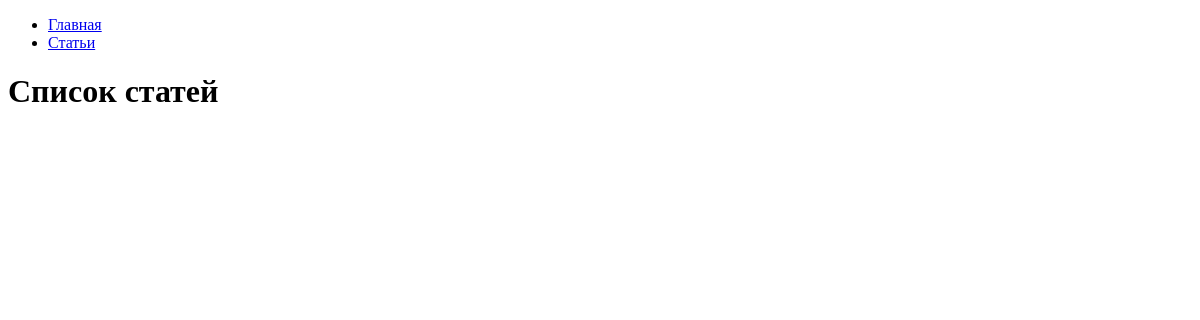
/articles/, run on an earlier commit of the app's database.
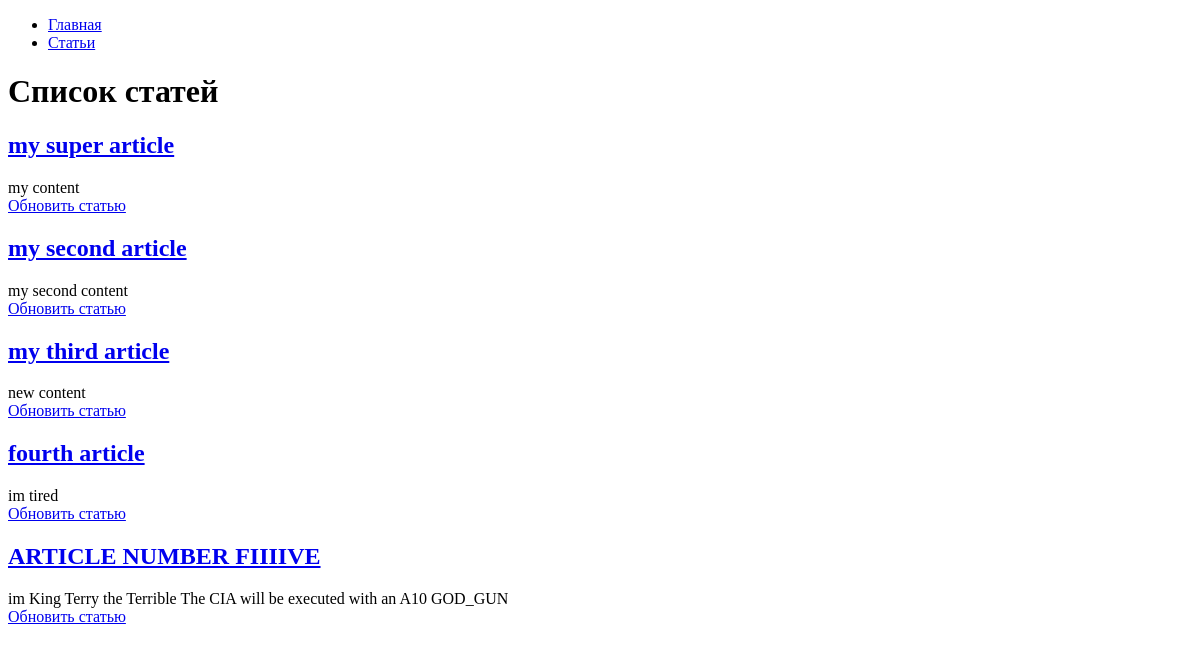
And on a later commit of the database.
### hexlet_django_blog/article/models.py (models this page shows, shortened)
class Article(models.Model):
    name = models.CharField(max_length=200)
    body = models.TextField()
    timestamp = models.DateTimeField(auto_now_add=True)

### hexlet_django_blog/article/views.py (the view)
# urls.py: path('', IndexView.as_view()),
class IndexView(View):
    def get(self, request, *args, **kwargs):
        articles = Article.objects.all()[:15]
        return render(request, 'articles/index.html', context={
            'articles': articles,
        })

### hexlet_django_blog/article/templates/articles/index.html (shortened to what this page needs)
{% extends "base.html" %}
{% block content %}
    <h1>Список статей</h1>
    {% for article in articles %}
    {% url 'article' article.id as the_url %}
    {% url 'article_update' id=article.id as update %}
        <h2><a href="{{the_url}}">{{article.name }}</a></h2>
        <div>{{ article.body|slice:":200" }}</div>
        <div><a href="{{update}}">Обновить статью</a></div>
    {% endfor %}
{% endblock %}

### hexlet_django_blog/templates/base.html (shortened to what this page needs)
<!DOCTYPE html>
<html lang="en">
<head>
</head>
<body>
<div id="sidebar">
    {% block sidebar %}
        <ul>
            <li><a href="/">Главная</a></li>
            <li><a href="/articles/">Статьи</a></li>
        </ul>
    {% endblock %}
</div>
<div id="content">
    {% block content %}{% endblock %}
</div>
</body>
</html>

What changed in the data, as far as the page shows it:
added Article: name "my super article", body "my content"
added Article: name "my second article", body "my second content"
added Article: name "my third article", body "new content"
added Article: name "fourth article", body "im tired"
added Article: name "ARTICLE NUMBER FIIIIVE", body "im King Terry the Terrible The CIA will be executed with an A10 GOD_GUN"
